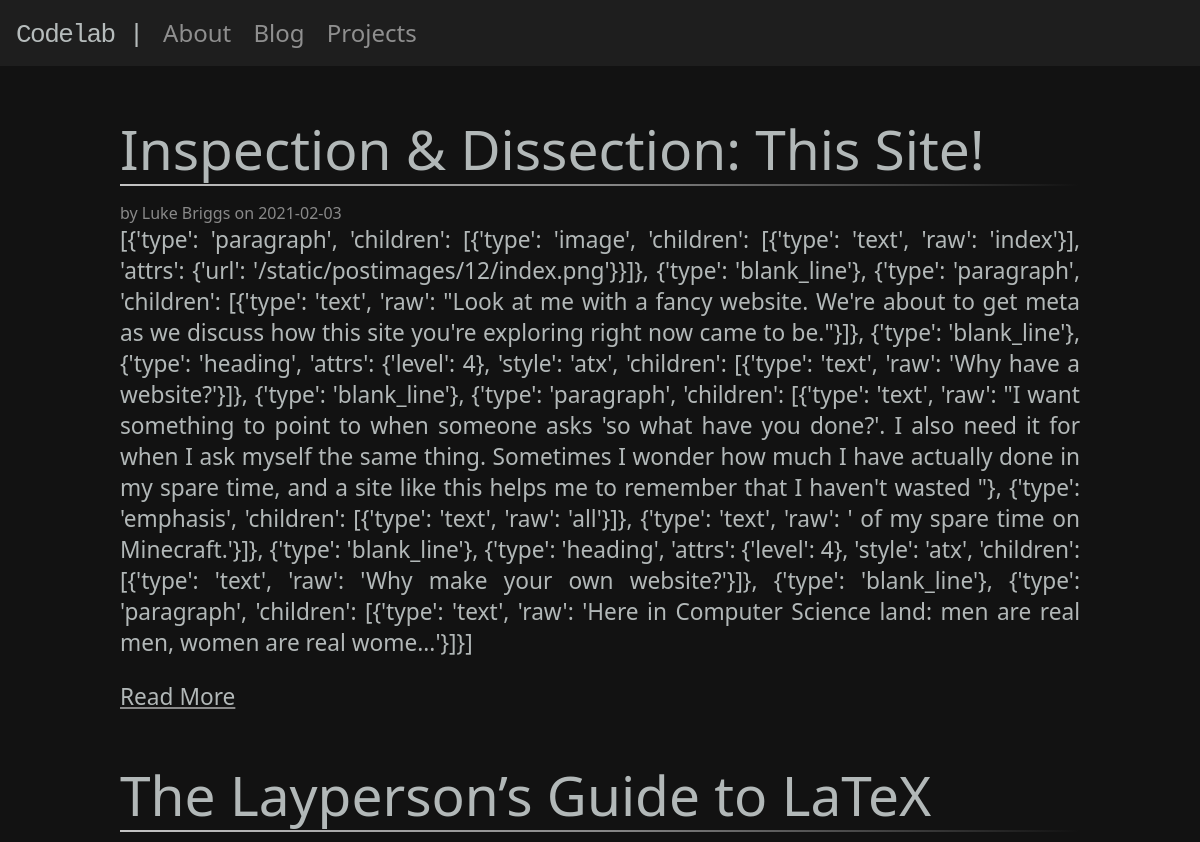
/blog (upper part), run on an earlier commit of the app's database.
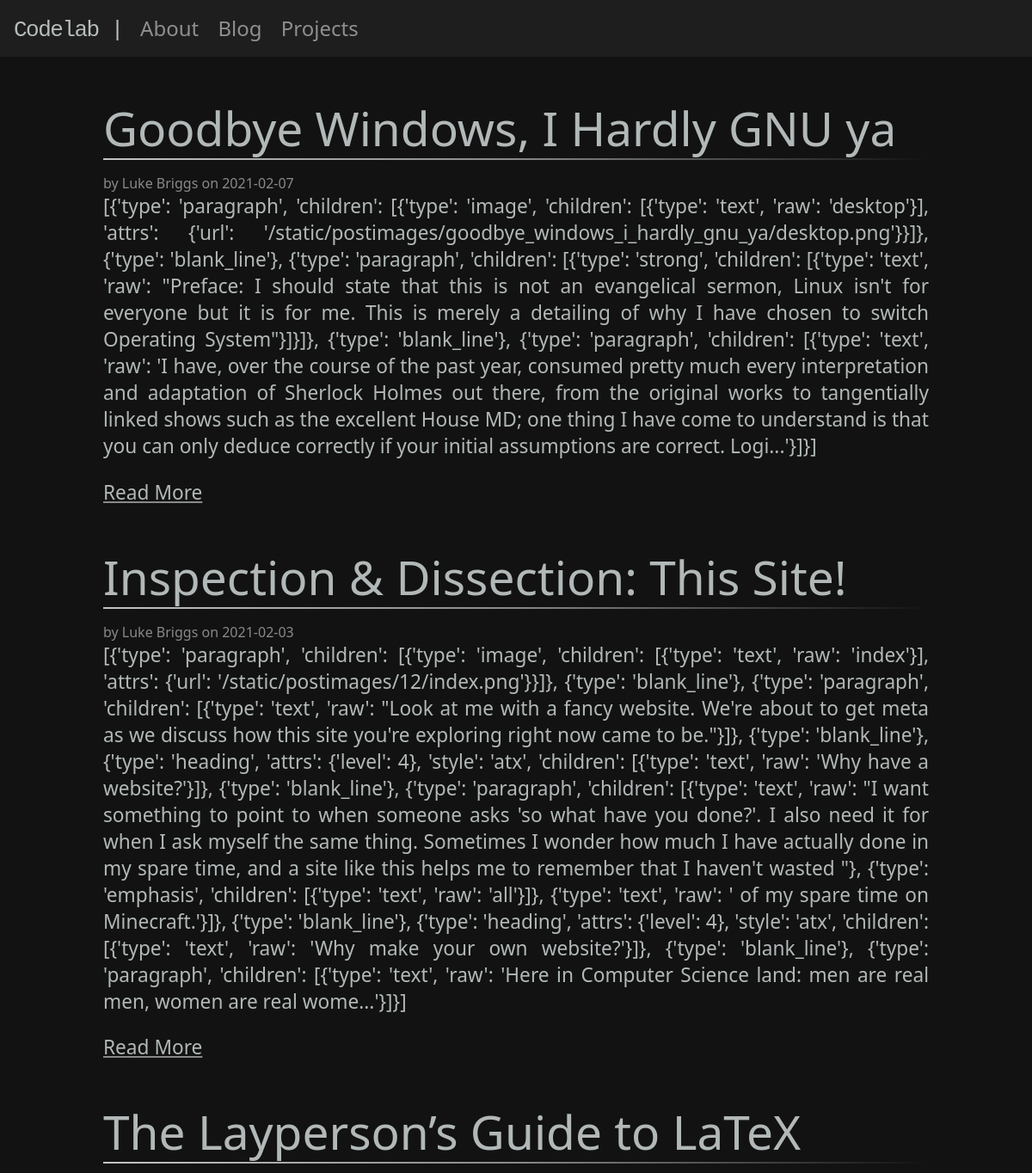
And on a later commit of the database.
### tables this page shows
CREATE TABLE post(
    id INTEGER PRIMARY KEY AUTOINCREMENT,
    author_id INTEGER NOT NULL,
    created TIMESTAMP NOT NULL DEFAULT CURRENT_TIMESTAMP,
    title TEXT NOT NULL,
    body TEXT NOT NULL,
    FOREIGN KEY (author_id) REFERENCES user(id)
);

CREATE TABLE user(
    id INTEGER PRIMARY KEY AUTOINCREMENT,
    username TEXT UNIQUE NOT NULL,
    password TEXT NOT NULL
);

### flaskr/blog.py (the view)
@bp.route('/blog')
def blog():
    db = get_db()
    posts = db.execute(
        'SELECT p.id, title, body, created, author_id, username'
        ' FROM post p JOIN user u ON p.author_id = u.id'
        ' ORDER BY created DESC'
    ).fetchall()
    return render_template('blog/index.html', posts=posts, mistune=mistune, highlighter=highlighter)

### flaskr/auth.py (called while the page is built)
@bp.before_app_request
def load_logged_in_user():
    user_id = session.get('user_id')
    if user_id is None:
        g.user = None
    else:
        g.user = get_db().execute(
            "SELECT * FROM user WHERE id = ?", (user_id,)
        ).fetchone()

### flaskr/db.py (called while the page is built)
def get_db():
    if 'db' not in g:
        g.db = sqlite3.connect(
            current_app.config['DATABASE'],
            detect_types=sqlite3.PARSE_DECLTYPES
        )
        g.db.row_factory = sqlite3.Row
    return g.db

### flaskr/templates/blog/index.html (shortened to what this page needs)
{% extends 'base.html' %}
{% block content %}
    {% for post in posts %}
        <article class="post">
            <header>
                <div>
                    <h3 class="postTitle"><a href="/{{ post['id'] }}">{{ post['title'] }}</a></h3>
                    <hr>
                    <div class="about">by {{ post['username'] }} on {{ post['created'].strftime('%Y-%m-%d') }}</div>
                </div>
            </header>
            <p class="body">{{ mistune.markdown(post['body'][:600] + "...", renderer=highlighter.HighlightRenderer()) | safe}}</p>
            <a href="/{{ post['id'] }}"><p>Read More</p></a>
        </article>
    {% endfor %}
{% endblock %}

### flaskr/templates/base.html (shortened to what this page needs)
<!DOCTYPE html>
<html lang="en">
<head>
    <link rel = "stylesheet" href = "{{ url_for('static', filename='style.css') }}">
</head>
<body>
    <nav>
        <a href="{{ url_for('index') }}"><h1>Codelab |</h1></a>
        <div class="pageLinks">
            <a href="{{ url_for('about.about') }}">About</a>
            <a href="{{ url_for('blog.blog') }}">Blog</a>
            <a href="{{ url_for('projects.projects') }}">Projects</a>
        </div>
    </nav>
    <section>
        {% block content %}{% endblock %}
    </section>
</body>
</html>

### flaskr/static/style.css (style rules this page uses)
* { padding: 0; margin: 0; }
html { font-family: system-ui, -apple-system, BlinkMacSystemFont, "Segoe UI", Roboto, Ubuntu, "Helvetica Neue", Oxygen, Cantarell, sans-serif; background: #121212; color: rgba(255, 255, 255, 0.50); max-width: 100vw; overflow-x: hidden; }
body { max-width: 100vw; }
a { color: inherit; text-decoration: inherit; }
nav { background: rgba(255, 255, 255, .05); padding-top: 16px; padding-bottom: 16px; width: 100vw; }
nav h1 { text-align: left; margin-left: 16px; display: inline-block; font-family: monospace; font-size: xx-large; }
.pageLinks { font-size: x-large; text-align: right; margin-right: 16px; display: inline-block; }
.pageLinks a { margin-left: 16px; }
article { margin-left: auto; margin-right: auto; margin-top: 32px; padding-top: 16px; background-color: rgba(255, 255, 255, 0); box-shadow: 5px 5px 5px rgba(255, 255, 255, 0); width: 50%; }
h1 { font-size: 111px; letter-spacing: -1.5px; font-weight: 300; color: #f7ffffb3; }
h3 { font-size: 55px; letter-spacing: 0px; font-weight: 300; line-height: 70px; color: #f7ffffb3; }
hr { border: 0; height: 2px; margin-bottom: 1rem; background-image: linear-gradient(to right, rgba(255, 255, 255, 0.75), rgba(255, 255, 255, 0.5), rgba(255, 255, 255, 0)); }
p { font-size: 17pt; max-width: 100%; font-weight: 300; color: #f7ffffb3; margin-bottom: 1em; }
article a { text-decoration: underline; }
.postTitle a { text-decoration: none; }
@media all and (max-width: 1200px) { article { width: 80%; } }
@media all and (max-width: 1200px) { article p { text-align: justify; } }
@media all and (max-width: 1200px) { article h3 { white-space: pre-wrap; white-space: -moz-pre-wrap; white-space: pre-wrap; white-space: -o-pre-wrap; word-wrap: break-word; } }

What changed in the data, as far as the page shows it:
added post: title "Goodbye Windows, I Hardly GNU ya", username "Luke Briggs", created "2021-02-07", markdown "[{'type': 'paragraph', 'children': [{'type': 'image', 'children': [{'type': 'text', 'raw': 'desktop'}], 'attrs': {'url': '/static/postimages/goodbye_windows_i_hardly_gnu_ya/desktop.png'}}]}, {'type': 'blank_line'}, {'type': 'paragraph', 'children': [{'type': 'strong', 'children': [{'type': 'text', 'raw': \"Preface: I should state that this is not an evangelical sermon, Linux isn't for everyone but it is for me. This is merely a detailing of why I have chosen to switch Operating System\"}]}]}, {'type': 'blank_line'}, {'type': 'paragraph', 'children': [{'type': 'text', 'raw': 'I have, over the course of the past year, consumed pretty much every interpretation and adaptation of Sherlock Holmes…"
